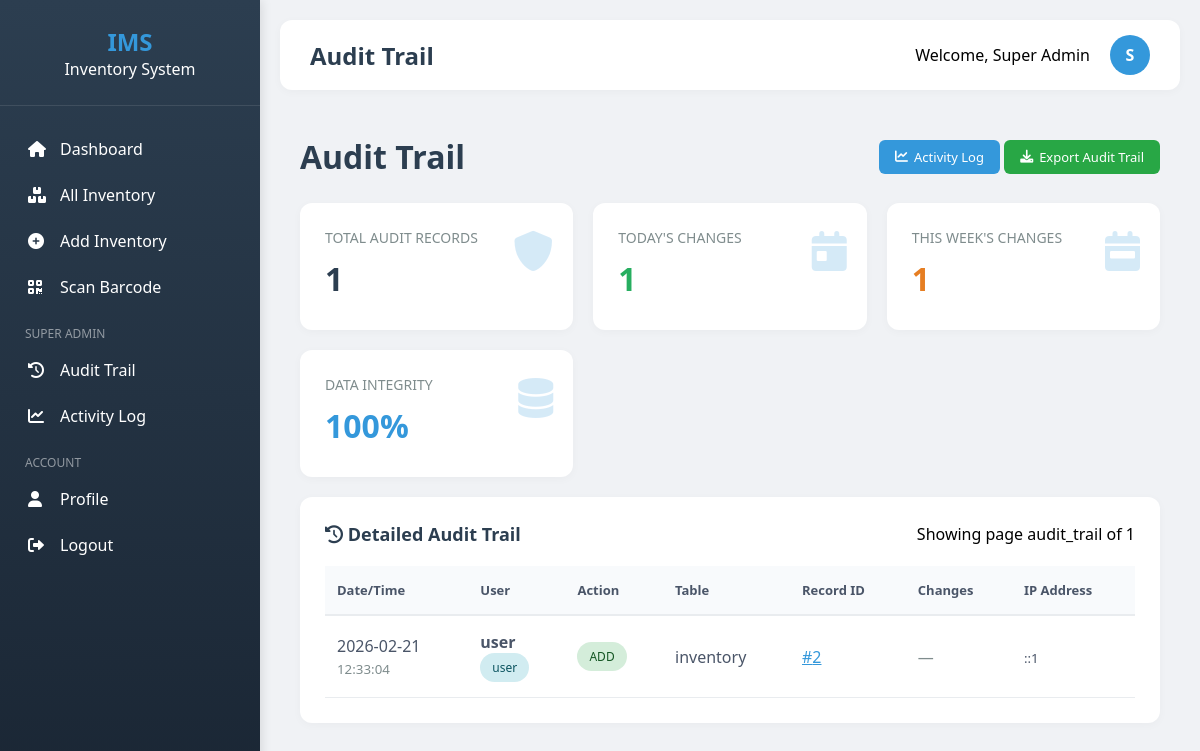
The page /superadmin/audit_trail.php (signed in) on the database its author committed.
### tables this page shows
CREATE TABLE `audit_trail` (
  `id` int(11) NOT NULL,
  `user_id` int(11) DEFAULT NULL,
  `action` varchar(50) NOT NULL,
  `table_name` varchar(50) DEFAULT NULL,
  `record_id` int(11) DEFAULT NULL,
  `old_value` text DEFAULT NULL,
  `new_value` text DEFAULT NULL,
  `ip_address` varchar(45) DEFAULT NULL,
  `created_at` timestamp NOT NULL DEFAULT current_timestamp()
);

CREATE TABLE `users` (
  `id` int(11) NOT NULL,
  `firstname` varchar(100) DEFAULT NULL,
  `lastname` varchar(100) DEFAULT NULL,
  `username` varchar(80) DEFAULT NULL,
  `password` varchar(255) DEFAULT NULL,
  `email` varchar(100) DEFAULT NULL,
  `role` enum('super_admin','admin','user') DEFAULT 'user',
  `status` enum('active','inactive') DEFAULT 'active',
  `avatar` varchar(255) DEFAULT NULL,
  `created_at` timestamp NOT NULL DEFAULT current_timestamp()
);

### superadmin/audit_trail.php (the view, shortened to what this page needs)
<?php
require_once '../includes/header.php';
require_once '../includes/functions.php';
$page = isset($_GET['page']) ? (int)$_GET['page'] : 1;
$limit = 50;
$offset = ($page - 1) * $limit;
$total = $conn->query("SELECT COUNT(*) as total FROM audit_trail")->fetch_assoc()['total'];
$total_pages = ceil($total / $limit);
$audit = $conn->query("
    SELECT a.*, u.username, u.role
    FROM audit_trail a
    LEFT JOIN users u ON a.user_id = u.id
    ORDER BY a.created_at DESC
    LIMIT $offset, $limit
");
$today_audit = $conn->query("
    SELECT COUNT(*) as count FROM audit_trail
    WHERE DATE(created_at) = CURDATE()
")->fetch_assoc()['count'];
$week_audit = $conn->query("
    SELECT COUNT(*) as count FROM audit_trail
    WHERE YEARWEEK(created_at) = YEARWEEK(NOW())
")->fetch_assoc()['count'];
?>
<?php include '../includes/sidebar.php'; ?>
<div style="padding: 20px;">
    <div style="display: flex; justify-content: space-between; align-items: center; margin-bottom: 25px;">
        <h1 style="color: #2c3e50;">Audit Trail</h1>
        <div>
            <a href="activity_log.php" class="btn btn-primary">
                <i class="fas fa-chart-line"></i> Activity Log
            </a>
            <a href="export_audit.php" class="btn btn-success">
                <i class="fas fa-download"></i> Export Audit Trail
            </a>
        </div>
    </div>
    <div class="stats-grid" style="margin-bottom: 20px;">
        <div class="stat-card">
            <div class="stat-icon"><i class="fas fa-shield-alt"></i></div>
            <div class="stat-title">Total Audit Records</div>
            <div class="stat-value"><?php echo number_format($total); ?></div>
        </div>
        <div class="stat-card">
            <div class="stat-icon"><i class="fas fa-calendar-day"></i></div>
            <div class="stat-title">Today's Changes</div>
            <div class="stat-value" style="color: #27ae60;"><?php echo $today_audit; ?></div>
        </div>
        <div class="stat-card">
            <div class="stat-icon"><i class="fas fa-calendar-week"></i></div>
            <div class="stat-title">This Week's Changes</div>
            <div class="stat-value" style="color: #e67e22;"><?php echo $week_audit; ?></div>
        </div>
        <div class="stat-card">
            <div class="stat-icon"><i class="fas fa-database"></i></div>
            <div class="stat-title">Data Integrity</div>
            <div class="stat-value" style="color: #3498db;">100%</div>
        </div>
    </div>
    <div class="table-container">
        <div class="table-header">
            <h3 class="table-title"><i class="fas fa-history"></i> Detailed Audit Trail</h3>
            <span>Showing page <?php echo $page; ?> of <?php echo $total_pages; ?></span>
        </div>
        <table>
            <thead>
                <tr>
                    <th>Date/Time</th>
                    <th>User</th>
                    <th>Action</th>
                    <th>Table</th>
                    <th>Record ID</th>
                    <th>Changes</th>
                    <th>IP Address</th>
                </tr>
            </thead>
            <tbody>
                <?php if ($audit->num_rows > 0): ?>
                    <?php while ($log = $audit->fetch_assoc()): ?>
                    <tr>
                        <td>
                            <?php echo date('Y-m-d', strtotime($log['created_at'])); ?>
                            <br>
                            <small style="color: #7f8c8d;"><?php echo date('H:i:s', strtotime($log['created_at'])); ?></small>
                        </td>
                        <td>
                            <strong><?php echo htmlspecialchars($log['username'] ?? 'System'); ?></strong>
                            <br>
                            <span class="badge <?php
                                echo $log['role'] == 'super_admin' ? 'badge-danger' :
                                    ($log['role'] == 'admin' ? 'badge-warning' : 'badge-info');
                            ?>">
                                <?php echo $log['role'] ?? 'N/A'; ?>
                            </span>
                        </td>
                        <td>
                            <span class="badge <?php
                                echo $log['action'] == 'ADD' ? 'badge-success' :
                                    ($log['action'] == 'UPDATE' ? 'badge-warning' :
                                    ($log['action'] == 'DELETE' ? 'badge-danger' : 'badge-info'));
                            ?>">
                                <?php echo $log['action']; ?>
                            </span>
                        </td>
                        <td><?php echo htmlspecialchars($log['table_name']); ?></td>
                        <td>
                            <?php if ($log['record_id'] && $log['table_name'] == 'inventory'): ?>
                                <a href="../admin/view_inventory.php?id=<?php echo $log['record_id']; ?>" style="color: #3498db;">
                                    #<?php echo $log['record_id']; ?>
                                </a>
                            <?php else: ?>
                                #<?php echo $log['record_id']; ?>
                            <?php endif; ?>
                        </td>
                        <td>
                            <?php if ($log['old_value'] || $log['new_value']): ?>
                                <button class="btn btn-sm btn-info" onclick="showChanges(<?php echo $log['id']; ?>)">
                                    <i class="fas fa-code"></i> View Changes
                                </button>
                                <div id="changes-<?php echo $log['id']; ?>" style="display: none;">
                                    <div style="background: #f8f9fa; padding: 10px; border-radius: 4px; margin-top: 5px;">
                                        <?php if ($log['old_value']): ?>
                                            <div style="color: #e74c3c;">
                                                <strong>Old:</strong> <?php echo htmlspecialchars(substr($log['old_value'], 0, 200)); ?>
                                            </div>
                                        <?php endif; ?>
                                        <?php if ($log['new_value']): ?>
                                            <div style="color: #27ae60; margin-top: 5px;">
                                                <strong>New:</strong> <?php echo htmlspecialchars(substr($log['new_value'], 0, 200)); ?>
                                            </div>
                                        <?php endif; ?>
                                    </div>
                                </div>
                            <?php else: ?>
                                <span style="color: #7f8c8d;">—</span>
                            <?php endif; ?>
                        </td>
                        <td><small><?php echo htmlspecialchars($log['ip_address']); ?></small></td>
                    </tr>
                    <?php endwhile; ?>
                <?php endif; ?>
            </tbody>
        </table>
    </div>
</div>
<?php include '../includes/footer.php'; ?>

### assets/css/style.css (style rules this page uses)
* { margin: 0; padding: 0; box-sizing: border-box; font-family: 'Segoe UI', Tahoma, Geneva, Verdana, sans-serif; }
body { background-color: #f0f2f5; display: flex; height: 100vh; overflow: hidden; }
.stats-grid { display: grid; grid-template-columns: repeat(auto-fit, minmax(240px, 1fr)); gap: 20px; margin-bottom: 30px; }
.stat-card { background: #fff; padding: 25px; border-radius: 12px; box-shadow: 0 2px 10px rgba(0,0,0,0.03); position: relative; }
.stat-icon { position: absolute; right: 20px; top: 20px; font-size: 40px; color: #3498db; opacity: 0.2; }
.stat-title { color: #7f8c8d; font-size: 14px; margin-bottom: 10px; text-transform: uppercase; }
.stat-value { font-size: 32px; font-weight: 700; color: #2c3e50; margin-bottom: 5px; }
.table-container { background: #fff; border-radius: 12px; padding: 25px; box-shadow: 0 2px 10px rgba(0,0,0,0.03); margin-bottom: 30px; }
.table-header { display: flex; justify-content: space-between; align-items: center; margin-bottom: 20px; }
.table-title { font-size: 18px; font-weight: 600; color: #2c3e50; }
table { width: 100%; border-collapse: collapse; }
th { text-align: left; padding: 15px 12px; background: #f8fafc; color: #4a5568; font-weight: 600; font-size: 13px; border-bottom: 2px solid #e9ecef; }
td { padding: 15px 12px; border-bottom: 1px solid #e9ecef; color: #4a5568; }
.btn { padding: 8px 16px; border: none; border-radius: 6px; cursor: pointer; font-size: 13px; font-weight: 500; text-decoration: none; display: inline-flex; align-items: center; gap: 6px; }
.btn-primary { background: #3498db; color: #fff; }
.btn-success { background: #28a745; color: #fff; }
.badge { padding: 6px 12px; border-radius: 20px; font-size: 12px; font-weight: 500; display: inline-block; }
.badge-success { background: #d4edda; color: #155724; }
.badge-info { background: #d1ecf1; color: #0c5460; }

### rows shown on the page
audit_trail: created_at "2026-02-21", created_at "12:33:04", user.username "user", user.role "user", action "ADD", table_name "inventory", record "2", ip_address "::1"

### other values the page prints
str_replace('_', ' ', $page) "Audit Trail"
$_SESSION['fullname'] "Super Admin"
substr($_SESSION['username'] ?? 'U', 0, 1) "S"
$total "1"
$today_audit "1"
$week_audit "1"
$page "audit_trail"
$total_pages "1"
